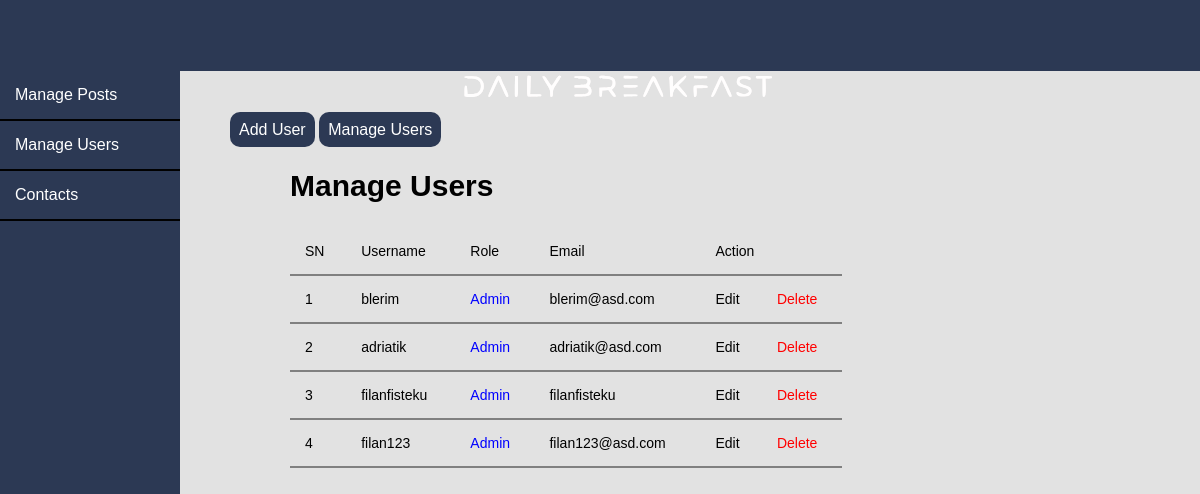
Page /admin/users/index.php on the committed database.
### tables this page shows
CREATE TABLE `users` (
  `id` int(11) NOT NULL,
  `username` varchar(64) NOT NULL,
  `email` varchar(126) NOT NULL,
  `password` varchar(255) NOT NULL,
  `admin` tinyint(1) NOT NULL
);

### database/crudMethods.php (called while the page is built, shortened)
<?php
require_once(ROOT_PATH . '/database/dbconnect.php');
class crudMethods {
    public $database;
    public function __construct() {
        $this->database = new dbconnect();
    }
    public function selectAll($table, $conditions = []){
        $sql = "SELECT * FROM `$table`";
        if(empty($conditions)){
            $stmt = $this->database->pdo->prepare($sql);
            $stmt->execute();
            $records = $stmt->fetchAll(PDO::FETCH_ASSOC);
            return $records;
        }
    }
}

### database/dbconnect.php (called while the page is built, shortened)
<?php
class dbconnect {
    private $host = 'localhost';
    private $username = 'root';
    private $password = '';
    private $dbname = 'db-web';
    public function __construct(){
        try{
            $link = new PDO("mysql:host=" . $this->host . ";dbname=" . $this->dbname, $this->username, $this->password);
            $this->pdo = $link;
        }catch(PDOException $e){
            echo "Connection failed: ".$e->getMessage();
        }
    }
}
?>

### admin/users/index.php (the view, shortened to what this page needs)
<?php
include_once(ROOT_PATH . '/control/users.php');
include_once(ROOT_PATH . '/database/crudMethods.php');
$crud = new crudMethods();
$tableUser = 'users';
$users = $crud->selectAll($tableUser);
?>
<!DOCTYPE html>
<html lang="en">
<head>
    <link rel="stylesheet" type="text/css" href="../../css/admin.css">
    <link rel="stylesheet" type="text/css" href="../../css/style.css">
    <link rel="stylesheet" href="https://cdnjs.cloudflare.com/ajax/libs/font-awesome/5.13.0/css/all.min.css" />
</head>
<body>
    <?php include(ROOT_PATH . '/includes/adminHeader.php'); ?>
    <div class="allcontent">
        <div class="left-side">
            <div class="left-sidebar">
                <ul>
                    <li><a href="../posts/index.php">Manage Posts</a></li>
                    <li><a href="index.php">Manage Users</a></li>
                    <li><a href="../contact/index.php">Contacts</a></li>
                </ul>
            </div>
        </div>
            <div class="right-side">
                <div class="button-group">
                    <a href="create.php" class="btn btn-big">Add User</a>
                    <a href="index.php" class="btn btn-big">Manage Users</a>
                </div>
                <div class="content">
                    <h2 class="page-title" style="font-size:30px; font-weight: bold;">Manage Users</h2>
                    <table>
                        <thead>
                            <th>SN</th>
                            <th>Username</th>
                            <th>Role</th>
                            <th>Email</th>
                            <th colspan="3">Action</th>
                        </thead>
                        <tbody>
                            <?php foreach ($users as $key => $user) : ?>
                                <tr>
                                    <td><?php echo $key + 1; ?></td>
                                    <td><?php echo $user['username']; ?></td>
                                    <td style="color:blue;"><?php
                                                            if ($user['admin']) {
                                                                echo 'Admin';
                                                            } else {
                                                                echo 'User';
                                                            }
                                                            ?></td>
                                    <td><?php echo $user['email']; ?></td>
                                    <td><a href="edit.php?id=<?php echo $user['id']; ?>" class="edit">Edit</a></td>
                                    <td><a href="index.php?delete_id=<?php echo $user['id']; ?>" class="delete">Delete</a></td>
                                </tr>
                            <?php endforeach; ?>
                        </tbody>
                    </table>
                </div>
            </div>
        </div>
</body>

### css/admin.css (style rules this page uses)
.allcontent { display: flex; flex-direction: row; width: 100%; font-family: 'Arial', sans-serif; }
.allcontent .left-side { display: flex; flex-direction: row; }
.allcontent .left-side { width: 15%; background-color: #2c3954; height: 1500px; font-family: 'Arial', sans-serif; color: white; }
.allcontent .left-side .left-sidebar { width: 100%; }
.allcontent .left-side .left-sidebar ul { list-style: none; margin: 0px; padding: 0px; color: white; }
.allcontent .left-side .left-sidebar ul { list-style: none; color: white; }
.allcontent .left-side .left-sidebar ul li { padding: 15px; border-bottom: 2px solid black; }
.allcontent .right-side { width: 85%; padding: 50px; }
table { width: 100%; border-collapse: collapse; font-size: 0.9rem; }
th, td { padding: 15px; text-align: left; border-bottom: 2px solid grey; }
.delete { color: red; }
.btn { padding: .5rem; background: #2c3954; color: white; border: 1px solid transparent; border-radius: 10px; font-family: 'Arial', sans-serif; }

### css/style.css (style rules this page uses)
* { box-sizing: border-box; }
body { margin: 0px; padding: 0px; background-color: #e2e2e2; }
body a { text-decoration: none; color: inherit; }
.content { width: 60%; margin: 30px auto 30px; }
.content * { font-family: 'Arial', sans-serif; font-size: 14px; font-weight: 500; }
@media only screen and (max-width: 1350px) { .content { margin-left: 60px; } }

### rows in the picture
users: username "blerim", admin "Admin", email "blerim@asd.com"
users: username "adriatik", admin "Admin", email "adriatik@asd.com"
users: username "filanfisteku", admin "Admin", email "filanfisteku"
users: username "filan123", admin "Admin", email "filan123@asd.com"
